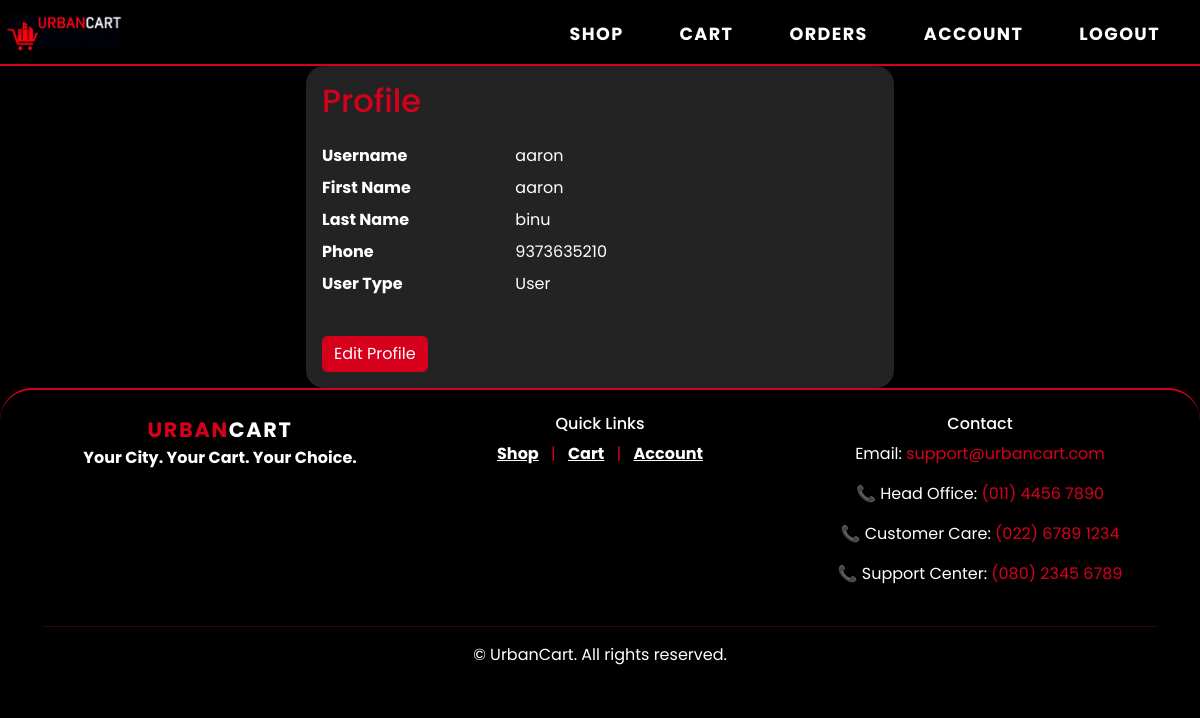
The page /profile/ (signed in) on the database its author committed.
### app/models.py (models this page shows)
class Register(AbstractUser):
    FirstName=models.CharField(max_length=20,null=True)
    LastName=models.CharField(max_length=20,null=True)
    phone=models.IntegerField(null=True)
    usertype=models.CharField(default="admin",max_length=10)

### app/views.py (the view)
# urls.py: path('profile/', views.func4, name="profile"),
@login_required
def func4(request):
    profile = request.user  # This is already your Register instance
    return render(request, 'profile.html', {'profile': profile})

### app/templates/profile.html (shortened to what this page needs)
{% extends 'base.html' %}
{% block content %}
<div class="row justify-content-center">
  <div class="col-md-6">
    <div class="card" style="background:#232323; color:#fff; border:none; border-radius:18px;">
      <div class="card-body">
        <h2 class="mb-4" style="color:#d6001c;">Profile</h2>
        <dl class="row">
          <dt class="col-sm-4">Username</dt>
          <dd class="col-sm-8">{{ profile.username }}</dd>
          <dt class="col-sm-4">First Name</dt>
          <dd class="col-sm-8">{{ profile.FirstName }}</dd>
          <dt class="col-sm-4">Last Name</dt>
          <dd class="col-sm-8">{{ profile.LastName }}</dd>
          <dt class="col-sm-4">Phone</dt>
          <dd class="col-sm-8">{{ profile.phone }}</dd>
          <dt class="col-sm-4">User Type</dt>
          <dd class="col-sm-8 text-capitalize">{{ profile.usertype }}</dd>
        </dl>
        <a href="{% url 'editprofile' %}" class="btn btn-danger mt-3" style="background:#d6001c; border:none;">Edit Profile</a>
      </div>
    </div>
  </div>
</div>
{% endblock %}

### app/templates/base.html (style rules this page uses)
:root { --toyota-red: #d6001c; --toyota-dark: #181818; --toyota-light: #fff; }
body { font-family: 'Poppins', Arial, sans-serif; background: #000; color: #fff; min-height: 100vh; }

### rows shown on the page
Register: username "aaron", FirstName "aaron", LastName "binu", phone "9373635210", usertype "User"
